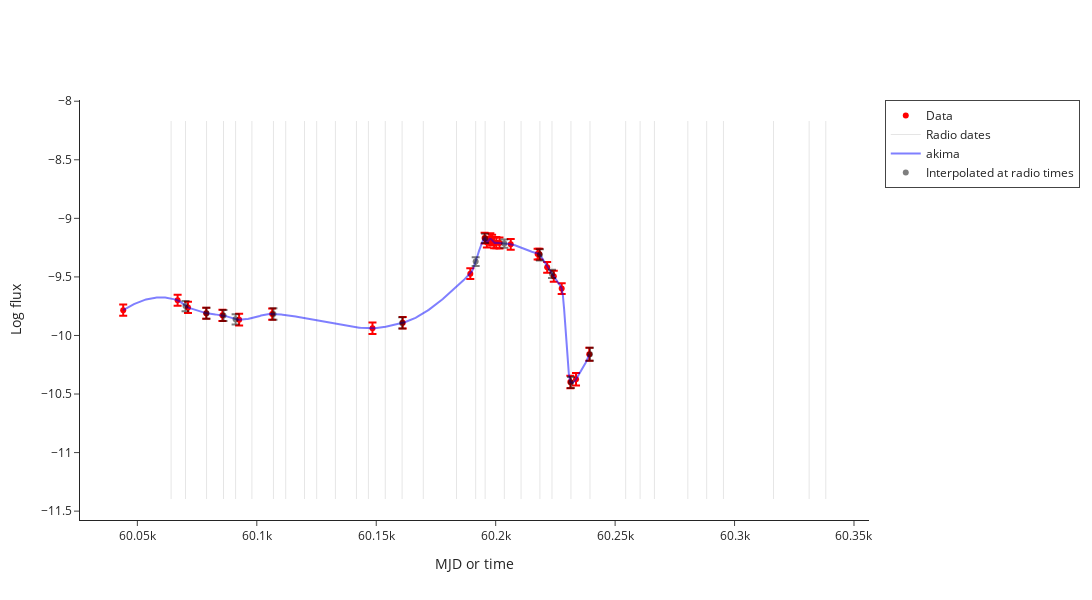

Notebook source saved alongside this figure:
### Markdown cell above
# Interpolation

### Code cell
interpolated_data = make_interpolated_Lr_Lx_df(radio_df, xray_df, source_df, plotly=True)

### Figure 1 — Plotly figure (JSON) as saved in the notebook; plotly's stock layout.template omitted (floating-point values rounded to 4 significant figures; data arrays with more than 128 entries replaced by an {"elided": "..."} marker saying what was removed)
{"data": [{"error_y": {"array": [0.0472, 0.04699, 0.04839, 0.04653, 0.04861, 0.04982, 0.04812, 0.049, 0.04904, 0.04636, 0.04602, 0.04597, 0.046, 0.04616, 0.04613, 0.04788, 0.04692, 0.04597, 0.04619, 0.04596, 0.0461, 0.04626, 0.04611, 0.05333, 0.05335, 0.05498], "type": "data", "visible": true}, "marker": {"color": "red"}, "mode": "markers", "name": "Data", "type": "scatter", "x": [60040.0, 60070.0, 60070.0, 60080.0, 60090.0, 60090.0, 60110.0, 60150.0, 60160.0, 60190.0, 60200.0, 60200.0, 60200.0, 60200.0, 60200.0, 60200.0, 60200.0, 60210.0, 60220.0, 60220.0, 60220.0, 60220.0, 60230.0, 60230.0, 60230.0, 60240.0], "y": [-9.784, -9.7, -9.76, -9.81, -9.828, -9.865, -9.817, -9.938, -9.892, -9.472, -9.169, -9.204, -9.174, -9.186, -9.21, -9.207, -9.211, -9.222, -9.305, -9.305, -9.418, -9.495, -9.6, -10.4, -10.37, -10.16]}, {"marker": {"color": "red", "symbol": "triangle-down"}, "mode": "markers", "name": "3-sigma upper limits", "type": "scatter", "x": [], "y": []}, {"line": {"color": "black", "dash": "solid", "width": 1}, "mode": "lines", "name": "Radio dates", "opacity": 0.1, "showlegend": true, "type": "scatter", "x": [60060.0, 60060.0], "y": [-11.4, -8.169]}, {"line": {"color": "black", "dash": "solid", "width": 1}, "mode": "lines", "opacity": 0.1, "showlegend": false, "type": "scatter", "x": [60070.0, 60070.0], "y": [-11.4, -8.169]}, {"line": {"color": "black", "dash": "solid", "width": 1}, "mode": "lines", "opacity": 0.1, "showlegend": false, "type": "scatter", "x": [60080.0, 60080.0], "y": [-11.4, -8.169]}, {"line": {"color": "black", "dash": "solid", "width": 1}, "mode": "lines", "opacity": 0.1, "showlegend": false, "type": "scatter", "x": [60090.0, 60090.0], "y": [-11.4, -8.169]}, {"line": {"color": "black", "dash": "solid", "width": 1}, "mode": "lines", "opacity": 0.1, "showlegend": false, "type": "scatter", "x": [60090.0, 60090.0], "y": [-11.4, -8.169]}, {"line": {"color": "black", "dash": "solid", "width": 1}, "mode": "lines", "opacity": 0.1, "showlegend": false, "type": "scatter", "x": [60100.0, 60100.0], "y": [-11.4, -8.169]}, {"line": {"color": "black", "dash": "solid", "width": 1}, "mode": "lines", "opacity": 0.1, "showlegend": false, "type": "scatter", "x": [60110.0, 60110.0], "y": [-11.4, -8.169]}, {"line": {"color": "black", "dash": "solid", "width": 1}, "mode": "lines", "opacity": 0.1, "showlegend": false, "type": "scatter", "x": [60110.0, 60110.0], "y": [-11.4, -8.169]}, {"line": {"color": "black", "dash": "solid", "width": 1}, "mode": "lines", "opacity": 0.1, "showlegend": false, "type": "scatter", "x": [60120.0, 60120.0], "y": [-11.4, -8.169]}, {"line": {"color": "black", "dash": "solid", "width": 1}, "mode": "lines", "opacity": 0.1, "showlegend": false, "type": "scatter", "x": [60130.0, 60130.0], "y": [-11.4, -8.169]}, {"line": {"color": "black", "dash": "solid", "width": 1}, "mode": "lines", "opacity": 0.1, "showlegend": false, "type": "scatter", "x": [60130.0, 60130.0], "y": [-11.4, -8.169]}, {"line": {"color": "black", "dash": "solid", "width": 1}, "mode": "lines", "opacity": 0.1, "showlegend": false, "type": "scatter", "x": [60140.0, 60140.0], "y": [-11.4, -8.169]}, {"line": {"color": "black", "dash": "solid", "width": 1}, "mode": "lines", "opacity": 0.1, "showlegend": false, "type": "scatter", "x": [60150.0, 60150.0], "y": [-11.4, -8.169]}, {"line": {"color": "black", "dash": "solid", "width": 1}, "mode": "lines", "opacity": 0.1, "showlegend": false, "type": "scatter", "x": [60150.0, 60150.0], "y": [-11.4, -8.169]}, {"line": {"color": "black", "dash": "solid", "width": 1}, "mode": "lines", "opacity": 0.1, "showlegend": false, "type": "scatter", "x": [60160.0, 60160.0], "y": [-11.4, -8.169]}, {"line": {"color": "black", "dash": "solid", "width": 1}, "mode": "lines", "opacity": 0.1, "showlegend": false, "type": "scatter", "x": [60170.0, 60170.0], "y": [-11.4, -8.169]}, {"line": {"color": "black", "dash": "solid", "width": 1}, "mode": "lines", "opacity": 0.1, "showlegend": false, "type": "scatter", "x": [60180.0, 60180.0], "y": [-11.4, -8.169]}, {"line": {"color": "black", "dash": "solid", "width": 1}, "mode": "lines", "opacity": 0.1, "showlegend": false, "type": "scatter", "x": [60190.0, 60190.0], "y": [-11.4, -8.169]}, {"line": {"color": "black", "dash": "solid", "width": 1}, "mode": "lines", "opacity": 0.1, "showlegend": false, "type": "scatter", "x": [60200.0, 60200.0], "y": [-11.4, -8.169]}, {"line": {"color": "black", "dash": "solid", "width": 1}, "mode": "lines", "opacity": 0.1, "showlegend": false, "type": "scatter", "x": [60200.0, 60200.0], "y": [-11.4, -8.169]}, {"line": {"color": "black", "dash": "solid", "width": 1}, "mode": "lines", "opacity": 0.1, "showlegend": false, "type": "scatter", "x": [60210.0, 60210.0], "y": [-11.4, -8.169]}, {"line": {"color": "black", "dash": "solid", "width": 1}, "mode": "lines", "opacity": 0.1, "showlegend": false, "type": "scatter", "x": [60220.0, 60220.0], "y": [-11.4, -8.169]}, {"line": {"color": "black", "dash": "solid", "width": 1}, "mode": "lines", "opacity": 0.1, "showlegend": false, "type": "scatter", "x": [60220.0, 60220.0], "y": [-11.4, -8.169]}, {"line": {"color": "black", "dash": "solid", "width": 1}, "mode": "lines", "opacity": 0.1, "showlegend": false, "type": "scatter", "x": [60230.0, 60230.0], "y": [-11.4, -8.169]}, {"line": {"color": "black", "dash": "solid", "width": 1}, "mode": "lines", "opacity": 0.1, "showlegend": false, "type": "scatter", "x": [60240.0, 60240.0], "y": [-11.4, -8.169]}, {"line": {"color": "black", "dash": "solid", "width": 1}, "mode": "lines", "opacity": 0.1, "showlegend": false, "type": "scatter", "x": [60250.0, 60250.0], "y": [-11.4, -8.169]}, {"line": {"color": "black", "dash": "solid", "width": 1}, "mode": "lines", "opacity": 0.1, "showlegend": false, "type": "scatter", "x": [60260.0, 60260.0], "y": [-11.4, -8.169]}, {"line": {"color": "black", "dash": "solid", "width": 1}, "mode": "lines", "opacity": 0.1, "showlegend": false, "type": "scatter", "x": [60270.0, 60270.0], "y": [-11.4, -8.169]}, {"line": {"color": "black", "dash": "solid", "width": 1}, "mode": "lines", "opacity": 0.1, "showlegend": false, "type": "scatter", "x": [60280.0, 60280.0], "y": [-11.4, -8.169]}, {"line": {"color": "black", "dash": "solid", "width": 1}, "mode": "lines", "opacity": 0.1, "showlegend": false, "type": "scatter", "x": [60290.0, 60290.0], "y": [-11.4, -8.169]}, {"line": {"color": "black", "dash": "solid", "width": 1}, "mode": "lines", "opacity": 0.1, "showlegend": false, "type": "scatter", "x": [60300.0, 60300.0], "y": [-11.4, -8.169]}, {"line": {"color": "black", "dash": "solid", "width": 1}, "mode": "lines", "opacity": 0.1, "showlegend": false, "type": "scatter", "x": [60320.0, 60320.0], "y": [-11.4, -8.169]}, {"line": {"color": "black", "dash": "solid", "width": 1}, "mode": "lines", "opacity": 0.1, "showlegend": false, "type": "scatter", "x": [60330.0, 60330.0], "y": [-11.4, -8.169]}, {"line": {"color": "black", "dash": "solid", "width": 1}, "mode": "lines", "opacity": 0.1, "showlegend": false, "type": "scatter", "x": [60340.0, 60340.0], "y": [-11.4, -8.169]}, {"line": {"color": "blue", "dash": "solid"}, "mode": "lines", "name": "akima", "opacity": 0.5, "type": "scatter", "x": {"elided": "390 float values"}, "y": {"elided": "390 float values"}}, {"error_y": {"array": [NaN, 0.04299, 0.04633, 0.04735, 0.04381, NaN, 0.04892, NaN, NaN, NaN, NaN, NaN, NaN, NaN, 0.04792, NaN, NaN, 0.03815, 0.03944, 0.03547, NaN, 0.04779, 0.03625, 0.04728, 0.05498, NaN, NaN, NaN, NaN, NaN, NaN, NaN, NaN, NaN], "type": "data", "visible": true}, "marker": {"color": "black"}, "mode": "markers", "name": "Interpolated at radio times", "opacity": 0.5, "type": "scatter", "x": [60060.0, 60070.0, 60080.0, 60090.0, 60090.0, 60100.0, 60110.0, 60110.0, 60120.0, 60130.0, 60130.0, 60140.0, 60150.0, 60150.0, 60160.0, 60170.0, 60180.0, 60190.0, 60200.0, 60200.0, 60210.0, 60220.0, 60220.0, 60230.0, 60240.0, 60250.0, 60260.0, 60270.0, 60280.0, 60290.0, 60300.0, 60320.0, 60330.0, 60340.0], "y": [NaN, -9.749, -9.81, -9.83, -9.862, NaN, -9.817, NaN, NaN, NaN, NaN, NaN, NaN, NaN, -9.893, NaN, NaN, -9.369, -9.171, -9.215, NaN, -9.312, -9.474, -10.4, -10.16, NaN, NaN, NaN, NaN, NaN, NaN, NaN, NaN, NaN]}, {"marker": {"color": "black", "symbol": "triangle-down"}, "mode": "markers", "showlegend": false, "type": "scatter", "x": [], "y": []}], "layout": {"height": 600, "legend": {"borderwidth": 1}, "width": 1200, "xaxis": {"title": {"text": "MJD or time"}}, "yaxis": {"title": {"text": "Log flux"}}}}
